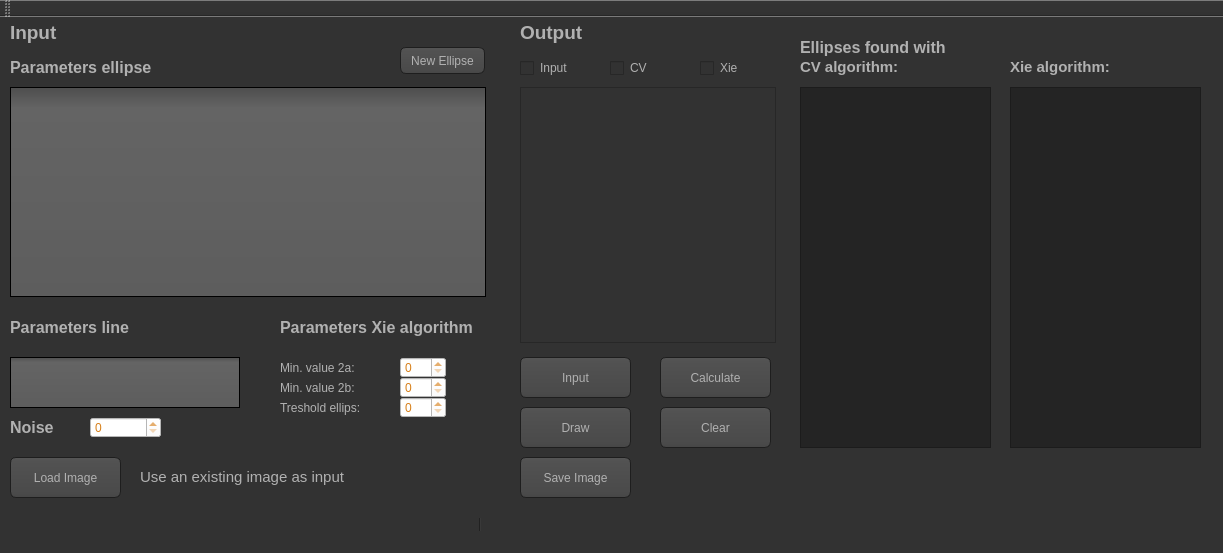
<?xml version="1.0" encoding="UTF-8"?>
<ui version="4.0">
 <class>MainWindow</class>
 <widget class="QMainWindow" name="MainWindow">
  <property name="geometry">
   <rect>
    <x>0</x>
    <y>0</y>
    <width>1223</width>
    <height>553</height>
   </rect>
  </property>
  <property name="windowTitle">
   <string>MainWindow</string>
  </property>
  <property name="autoFillBackground">
   <bool>false</bool>
  </property>
  <property name="styleSheet">
   <string notr="true">QToolTip
{
     border: 1px solid black;
     background-color: #ffa02f;
     padding: 1px;
     border-radius: 3px;
     opacity: 100;
}

QWidget
{
    color: #b1b1b1;
    background-color: #323232;
}

QWidget:item:hover
{
    background-color: QLinearGradient( x1: 0, y1: 0, x2: 0, y2: 1, stop: 0 #ffa02f, stop: 1 #ca0619);
    color: #000000;
}

QWidget:item:selected
{
    background-color: QLinearGradient( x1: 0, y1: 0, x2: 0, y2: 1, stop: 0 #ffa02f, stop: 1 #d7801a);
}

QMenuBar::item
{
    background: transparent;
}

QMenuBar::item:selected
{
    background: transparent;
    border: 1px solid #ffaa00;
}

QMenuBar::item:pressed
{
    background: #444;
    border: 1px solid #000;
    background-color: QLinearGradient(
        x1:0, y1:0,
        x2:0, y2:1,
        stop:1 #212121,
        stop:0.4 #343434/*,
        stop:0.2 #343434,
        stop:0.1 #ffaa00*/
    );
    margin-bottom:-1px;
    padding-bottom:1px;
}

QMenu
{
    border: 1px solid #000;
}

QMenu::item
{
    padding: 2px 20px 2px 20px;
}

QMenu::item:selected
{
    color: #000000;
}

QWidget:disabled
{
    color: #404040;
    background-color: #323232;
}

QAbstractItemView
{
    background-color: QLinearGradient( x1: 0, y1: 0, x2: 0, y2: 1, stop: 0 #4d4d4d, stop: 0.1 #646464, stop: 1 #5d5d5d);
}

QWidget:focus
{
    /*border: 2px solid QLinearGradient( x1: 0, y1: 0, x2: 0, y2: 1, stop: 0 #ffa02f, stop: 1 #d7801a);*/
}

QLineEdit
{
    background-color: QLinearGradient( x1: 0, y1: 0, x2: 0, y2: 1, stop: 0 #4d4d4d, stop: 0 #646464, stop: 1 #5d5d5d);
    padding: 1px;
    border-style: solid;
    border: 1px solid #1e1e1e;
    border-radius: 5;
}

QPushButton
{
    color: #b1b1b1;
    background-color: QLinearGradient( x1: 0, y1: 0, x2: 0, y2: 1, stop: 0 #565656, stop: 0.1 #525252, stop: 0.5 #4e4e4e, stop: 0.9 #4a4a4a, stop: 1 #464646);
    border-width: 1px;
    border-color: #1e1e1e;
    border-style: solid;
    border-radius: 6;
    padding: 3px;
    font-size: 12px;
    padding-left: 5px;
    padding-right: 5px;
}

QPushButton:pressed
{
    background-color: QLinearGradient( x1: 0, y1: 0, x2: 0, y2: 1, stop: 0 #2d2d2d, stop: 0.1 #2b2b2b, stop: 0.5 #292929, stop: 0.9 #282828, stop: 1 #252525);
}

QComboBox
{
    selection-background-color: #ffaa00;
    background-color: QLinearGradient( x1: 0, y1: 0, x2: 0, y2: 1, stop: 0 #565656, stop: 0.1 #525252, stop: 0.5 #4e4e4e, stop: 0.9 #4a4a4a, stop: 1 #464646);
    border-style: solid;
    border: 1px solid #1e1e1e;
    border-radius: 5;
}

QComboBox:hover,QPushButton:hover
{
    border: 2px solid QLinearGradient( x1: 0, y1: 0, x2: 0, y2: 1, stop: 0 #ffa02f, stop: 1 #d7801a);
}


QComboBox:on
{
    padding-top: 3px;
    padding-left: 4px;
    background-color: QLinearGradient( x1: 0, y1: 0, x2: 0, y2: 1, stop: 0 #2d2d2d, stop: 0.1 #2b2b2b, stop: 0.5 #292929, stop: 0.9 #282828, stop: 1 #252525);
    selection-background-color: #ffaa00;
}

QComboBox QAbstractItemView
{
    border: 2px solid darkgray;
    selection-background-color: QLinearGradient( x1: 0, y1: 0, x2: 0, y2: 1, stop: 0 #ffa02f, stop: 1 #d7801a);
}

QComboBox::drop-down
{
     subcontrol-origin: padding;
     subcontrol-position: top right;
     width: 15px;

     border-left-width: 0px;
     border-left-color: darkgray;
     border-left-style: solid; /* just a single line */
     border-top-right-radius: 3px; /* same radius as the QComboBox */
     border-bottom-right-radius: 3px;
 }

QComboBox::down-arrow
{
     image: url(:/down_arrow.png);
}

QGroupBox:focus
{
border: 2px solid QLinearGradient( x1: 0, y1: 0, x2: 0, y2: 1, stop: 0 #ffa02f, stop: 1 #d7801a);
}

QTextEdit:focus
{
    border: 2px solid QLinearGradient( x1: 0, y1: 0, x2: 0, y2: 1, stop: 0 #ffa02f, stop: 1 #d7801a);
}

QScrollBar:horizontal {
     border: 1px solid #222222;
     background: QLinearGradient( x1: 0, y1: 0, x2: 0, y2: 1, stop: 0.0 #121212, stop: 0.2 #282828, stop: 1 #484848);
     height: 7px;
     margin: 0px 16px 0 16px;
}

QScrollBar::handle:horizontal
{
      background: QLinearGradient( x1: 0, y1: 0, x2: 1, y2: 0, stop: 0 #ffa02f, stop: 0.5 #d7801a, stop: 1 #ffa02f);
      min-height: 20px;
      border-radius: 2px;
}

QScrollBar::add-line:horizontal {
      border: 1px solid #1b1b19;
      border-radius: 2px;
      background: QLinearGradient( x1: 0, y1: 0, x2: 1, y2: 0, stop: 0 #ffa02f, stop: 1 #d7801a);
      width: 14px;
      subcontrol-position: right;
      subcontrol-origin: margin;
}

QScrollBar::sub-line:horizontal {
      border: 1px solid #1b1b19;
      border-radius: 2px;
      background: QLinearGradient( x1: 0, y1: 0, x2: 1, y2: 0, stop: 0 #ffa02f, stop: 1 #d7801a);
      width: 14px;
     subcontrol-position: left;
     subcontrol-origin: margin;
}

QScrollBar::right-arrow:horizontal, QScrollBar::left-arrow:horizontal
{
      border: 1px solid black;
      width: 1px;
      height: 1px;
      background: white;
}

QScrollBar::add-page:horizontal, QScrollBar::sub-page:horizontal
{
      background: none;
}

QScrollBar:vertical
{
      background: QLinearGradient( x1: 0, y1: 0, x2: 1, y2: 0, stop: 0.0 #121212, stop: 0.2 #282828, stop: 1 #484848);
      width: 7px;
      margin: 16px 0 16px 0;
      border: 1px solid #222222;
}

QScrollBar::handle:vertical
{
      background: QLinearGradient( x1: 0, y1: 0, x2: 0, y2: 1, stop: 0 #ffa02f, stop: 0.5 #d7801a, stop: 1 #ffa02f);
      min-height: 20px;
      border-radius: 2px;
}

QScrollBar::add-line:vertical
{
      border: 1px solid #1b1b19;
      border-radius: 2px;
      background: QLinearGradient( x1: 0, y1: 0, x2: 0, y2: 1, stop: 0 #ffa02f, stop: 1 #d7801a);
      height: 14px;
      subcontrol-position: bottom;
      subcontrol-origin: margin;
}

QScrollBar::sub-line:vertical
{
      border: 1px solid #1b1b19;
      border-radius: 2px;
      background: QLinearGradient( x1: 0, y1: 0, x2: 0, y2: 1, stop: 0 #d7801a, stop: 1 #ffa02f);
      height: 14px;
      subcontrol-position: top;
      subcontrol-origin: margin;
}

QScrollBar::up-arrow:vertical, QScrollBar::down-arrow:vertical
{
      border: 1px solid black;
      width: 1px;
      height: 1px;
      background: white;
}


QScrollBar::add-page:vertical, QScrollBar::sub-page:vertical
{
      background: none;
}

QTextEdit
{
    background-color: #242424;
}

QPlainTextEdit
{
    background-color: #242424;
}

QHeaderView::section
{
    background-color: QLinearGradient(x1:0, y1:0, x2:0, y2:1, stop:0 #616161, stop: 0.5 #505050, stop: 0.6 #434343, stop:1 #656565);
    color: white;
    padding-left: 4px;
    border: 1px solid #6c6c6c;
}

QCheckBox:disabled
{
color: #414141;
}

QDockWidget::title
{
    text-align: center;
    spacing: 3px; /* spacing between items in the tool bar */
    background-color: QLinearGradient(x1:0, y1:0, x2:0, y2:1, stop:0 #323232, stop: 0.5 #242424, stop:1 #323232);
}

QDockWidget::close-button, QDockWidget::float-button
{
    text-align: center;
    spacing: 1px; /* spacing between items in the tool bar */
    background-color: QLinearGradient(x1:0, y1:0, x2:0, y2:1, stop:0 #323232, stop: 0.5 #242424, stop:1 #323232);
}

QDockWidget::close-button:hover, QDockWidget::float-button:hover
{
    background: #242424;
}

QDockWidget::close-button:pressed, QDockWidget::float-button:pressed
{
    padding: 1px -1px -1px 1px;
}

QMainWindow::separator
{
    background-color: QLinearGradient(x1:0, y1:0, x2:0, y2:1, stop:0 #161616, stop: 0.5 #151515, stop: 0.6 #212121, stop:1 #343434);
    color: white;
    padding-left: 4px;
    border: 1px solid #4c4c4c;
    spacing: 3px; /* spacing between items in the tool bar */
}

QMainWindow::separator:hover
{

    background-color: QLinearGradient(x1:0, y1:0, x2:0, y2:1, stop:0 #d7801a, stop:0.5 #b56c17 stop:1 #ffa02f);
    color: white;
    padding-left: 4px;
    border: 1px solid #6c6c6c;
    spacing: 3px; /* spacing between items in the tool bar */
}

QToolBar::handle
{
     spacing: 3px; /* spacing between items in the tool bar */
     background: url(:/images/handle.png);
}

QMenu::separator
{
    height: 2px;
    background-color: QLinearGradient(x1:0, y1:0, x2:0, y2:1, stop:0 #161616, stop: 0.5 #151515, stop: 0.6 #212121, stop:1 #343434);
    color: white;
    padding-left: 4px;
    margin-left: 10px;
    margin-right: 5px;
}

QProgressBar
{
    border: 2px solid grey;
    border-radius: 5px;
    text-align: center;
}

QProgressBar::chunk
{
    background-color: #d7801a;
    width: 2.15px;
    margin: 0.5px;
}

QTabBar::tab {
    color: #b1b1b1;
    border: 1px solid #444;
    border-bottom-style: none;
    background-color: #323232;
    padding-left: 10px;
    padding-right: 10px;
    padding-top: 3px;
    padding-bottom: 2px;
    margin-right: -1px;
}

QTabWidget::pane {
    border: 1px solid #444;
    top: 1px;
}

QTabBar::tab:last
{
    margin-right: 0; /* the last selected tab has nothing to overlap with on the right */
    border-top-right-radius: 3px;
}

QTabBar::tab:first:!selected
{
 margin-left: 0px; /* the last selected tab has nothing to overlap with on the right */


    border-top-left-radius: 3px;
}

QTabBar::tab:!selected
{
    color: #b1b1b1;
    border-bottom-style: solid;
    margin-top: 3px;
    background-color: QLinearGradient(x1:0, y1:0, x2:0, y2:1, stop:1 #212121, stop:.4 #343434);
}

QTabBar::tab:selected
{
    border-top-left-radius: 3px;
    border-top-right-radius: 3px;
    margin-bottom: 0px;
}

QTabBar::tab:!selected:hover
{
    /*border-top: 2px solid #ffaa00;
    padding-bottom: 3px;*/
    border-top-left-radius: 3px;
    border-top-right-radius: 3px;
    background-color: QLinearGradient(x1:0, y1:0, x2:0, y2:1, stop:1 #212121, stop:0.4 #343434, stop:0.2 #343434, stop:0.1 #ffaa00);
}

QRadioButton::indicator:checked, QRadioButton::indicator:unchecked{
    color: #b1b1b1;
    background-color: #323232;
    border: 1px solid #b1b1b1;
    border-radius: 6px;
}

QRadioButton::indicator:checked
{
    background-color: qradialgradient(
        cx: 0.5, cy: 0.5,
        fx: 0.5, fy: 0.5,
        radius: 1.0,
        stop: 0.25 #ffaa00,
        stop: 0.3 #323232
    );
}

QRadioButton::indicator
{
    border-radius: 6px;
}

QRadioButton::indicator:hover, QCheckBox::indicator:hover
{
    border: 1px solid #ffaa00;
}

QCheckBox::indicator:disabled, QRadioButton::indicator:disabled
{
    border: 1px solid #444;
}</string>
  </property>
  <widget class="QWidget" name="centralWidget">
   <widget class="Line" name="line">
    <property name="geometry">
     <rect>
      <x>0</x>
      <y>420</y>
      <width>481</width>
      <height>16</height>
     </rect>
    </property>
    <property name="orientation">
     <enum>Qt::Horizontal</enum>
    </property>
   </widget>
   <widget class="Line" name="line_2">
    <property name="geometry">
     <rect>
      <x>470</x>
      <y>0</y>
      <width>20</width>
      <height>541</height>
     </rect>
    </property>
    <property name="orientation">
     <enum>Qt::Vertical</enum>
    </property>
   </widget>
   <widget class="QWidget" name="Input_widget" native="true">
    <property name="geometry">
     <rect>
      <x>0</x>
      <y>0</y>
      <width>501</width>
      <height>431</height>
     </rect>
    </property>
    <property name="styleSheet">
     <string notr="true"/>
    </property>
    <widget class="QLabel" name="input_lable">
     <property name="geometry">
      <rect>
       <x>10</x>
       <y>0</y>
       <width>61</width>
       <height>31</height>
      </rect>
     </property>
     <property name="text">
      <string>&lt;html&gt;&lt;head/&gt;&lt;body&gt;&lt;p&gt;&lt;span style=&quot; font-size:14pt; font-weight:600;&quot;&gt;Input&lt;/span&gt;&lt;/p&gt;&lt;/body&gt;&lt;/html&gt;</string>
     </property>
    </widget>
    <widget class="QTableWidget" name="parametersEllips">
     <property name="geometry">
      <rect>
       <x>10</x>
       <y>70</y>
       <width>476</width>
       <height>210</height>
      </rect>
     </property>
     <property name="horizontalScrollBarPolicy">
      <enum>Qt::ScrollBarAlwaysOff</enum>
     </property>
    </widget>
    <widget class="QLabel" name="parametersEllips_label">
     <property name="geometry">
      <rect>
       <x>10</x>
       <y>40</y>
       <width>141</width>
       <height>21</height>
      </rect>
     </property>
     <property name="text">
      <string>&lt;html&gt;&lt;head/&gt;&lt;body&gt;&lt;p&gt;&lt;span style=&quot; font-size:12pt; font-weight:600;&quot;&gt;Parameters ellipse&lt;/span&gt;&lt;/p&gt;&lt;/body&gt;&lt;/html&gt;</string>
     </property>
    </widget>
    <widget class="QLabel" name="parametersLine_label">
     <property name="geometry">
      <rect>
       <x>10</x>
       <y>300</y>
       <width>141</width>
       <height>21</height>
      </rect>
     </property>
     <property name="text">
      <string>&lt;html&gt;&lt;head/&gt;&lt;body&gt;&lt;p&gt;&lt;span style=&quot; font-size:12pt; font-weight:600;&quot;&gt;Parameters line&lt;/span&gt;&lt;/p&gt;&lt;/body&gt;&lt;/html&gt;</string>
     </property>
    </widget>
    <widget class="QTableWidget" name="parametersLine">
     <property name="geometry">
      <rect>
       <x>10</x>
       <y>340</y>
       <width>230</width>
       <height>51</height>
      </rect>
     </property>
    </widget>
    <widget class="QLabel" name="noise_label">
     <property name="geometry">
      <rect>
       <x>10</x>
       <y>400</y>
       <width>51</width>
       <height>21</height>
      </rect>
     </property>
     <property name="text">
      <string>&lt;html&gt;&lt;head/&gt;&lt;body&gt;&lt;p&gt;&lt;span style=&quot; font-size:12pt; font-weight:600;&quot;&gt;Noise&lt;/span&gt;&lt;/p&gt;&lt;/body&gt;&lt;/html&gt;</string>
     </property>
    </widget>
    <widget class="QSpinBox" name="noiseSpinBox">
     <property name="geometry">
      <rect>
       <x>90</x>
       <y>400</y>
       <width>71</width>
       <height>21</height>
      </rect>
     </property>
     <property name="styleSheet">
      <string notr="true">background-color: rgb(255, 255, 255);
color: rgb(215, 128, 26);

</string>
     </property>
    </widget>
    <widget class="QLabel" name="parametersXielabel">
     <property name="geometry">
      <rect>
       <x>280</x>
       <y>300</y>
       <width>201</width>
       <height>21</height>
      </rect>
     </property>
     <property name="text">
      <string>&lt;html&gt;&lt;head/&gt;&lt;body&gt;&lt;p&gt;&lt;span style=&quot; font-size:12pt; font-weight:600;&quot;&gt;Parameters Xie algorithm&lt;/span&gt;&lt;/p&gt;&lt;/body&gt;&lt;/html&gt;</string>
     </property>
    </widget>
    <widget class="QSpinBox" name="minVal2aSpinBox">
     <property name="geometry">
      <rect>
       <x>400</x>
       <y>340</y>
       <width>46</width>
       <height>21</height>
      </rect>
     </property>
     <property name="autoFillBackground">
      <bool>false</bool>
     </property>
     <property name="styleSheet">
      <string notr="true">background-color: rgb(255, 255, 255);
color: rgb(215, 128, 26);

</string>
     </property>
    </widget>
    <widget class="QLabel" name="label">
     <property name="geometry">
      <rect>
       <x>280</x>
       <y>340</y>
       <width>101</width>
       <height>21</height>
      </rect>
     </property>
     <property name="text">
      <string>Min. value 2a:</string>
     </property>
    </widget>
    <widget class="QLabel" name="label_2">
     <property name="geometry">
      <rect>
       <x>280</x>
       <y>360</y>
       <width>101</width>
       <height>21</height>
      </rect>
     </property>
     <property name="text">
      <string>Min. value 2b:</string>
     </property>
    </widget>
    <widget class="QSpinBox" name="minVal2bSpinBox">
     <property name="geometry">
      <rect>
       <x>400</x>
       <y>360</y>
       <width>46</width>
       <height>21</height>
      </rect>
     </property>
     <property name="styleSheet">
      <string notr="true">background-color: rgb(255, 255, 255);
color: rgb(215, 128, 26);

</string>
     </property>
    </widget>
    <widget class="QSpinBox" name="tresholdSpinBox">
     <property name="geometry">
      <rect>
       <x>400</x>
       <y>380</y>
       <width>46</width>
       <height>21</height>
      </rect>
     </property>
     <property name="styleSheet">
      <string notr="true">background-color: rgb(255, 255, 255);
color: rgb(215, 128, 26);

</string>
     </property>
    </widget>
    <widget class="QLabel" name="label_3">
     <property name="geometry">
      <rect>
       <x>280</x>
       <y>380</y>
       <width>101</width>
       <height>21</height>
      </rect>
     </property>
     <property name="text">
      <string>Treshold ellips:</string>
     </property>
    </widget>
    <widget class="QPushButton" name="addLineButton">
     <property name="geometry">
      <rect>
       <x>400</x>
       <y>30</y>
       <width>85</width>
       <height>27</height>
      </rect>
     </property>
     <property name="text">
      <string>New Ellipse</string>
     </property>
    </widget>
   </widget>
   <widget class="QWidget" name="loadImage_widget" native="true">
    <property name="geometry">
     <rect>
      <x>0</x>
      <y>430</y>
      <width>481</width>
      <height>71</height>
     </rect>
    </property>
    <property name="styleSheet">
     <string notr="true"/>
    </property>
    <widget class="QPushButton" name="loadImage">
     <property name="geometry">
      <rect>
       <x>10</x>
       <y>10</y>
       <width>111</width>
       <height>41</height>
      </rect>
     </property>
     <property name="text">
      <string>Load Image</string>
     </property>
    </widget>
    <widget class="QLabel" name="loadImage_label">
     <property name="geometry">
      <rect>
       <x>140</x>
       <y>20</y>
       <width>261</width>
       <height>21</height>
      </rect>
     </property>
     <property name="text">
      <string>&lt;html&gt;&lt;head/&gt;&lt;body&gt;&lt;p&gt;&lt;span style=&quot; font-size:11pt;&quot;&gt;Use an existing image as input&lt;/span&gt;&lt;/p&gt;&lt;/body&gt;&lt;/html&gt;</string>
     </property>
    </widget>
   </widget>
   <widget class="QWidget" name="output_widget" native="true">
    <property name="geometry">
     <rect>
      <x>500</x>
      <y>0</y>
      <width>701</width>
      <height>491</height>
     </rect>
    </property>
    <property name="styleSheet">
     <string notr="true"/>
    </property>
    <widget class="QLabel" name="CValgorithm_label">
     <property name="geometry">
      <rect>
       <x>300</x>
       <y>40</y>
       <width>111</width>
       <height>21</height>
      </rect>
     </property>
     <property name="text">
      <string>&lt;html&gt;&lt;head/&gt;&lt;body&gt;&lt;p&gt;&lt;span style=&quot; font-size:11pt; font-weight:600;&quot;&gt;CV algorithm:&lt;/span&gt;&lt;/p&gt;&lt;/body&gt;&lt;/html&gt;</string>
     </property>
    </widget>
    <widget class="QLabel" name="xieAlgorithm_label">
     <property name="geometry">
      <rect>
       <x>510</x>
       <y>40</y>
       <width>121</width>
       <height>21</height>
      </rect>
     </property>
     <property name="text">
      <string>&lt;html&gt;&lt;head/&gt;&lt;body&gt;&lt;p&gt;&lt;span style=&quot; font-size:11pt; font-weight:600;&quot;&gt;Xie algorithm:&lt;/span&gt;&lt;/p&gt;&lt;/body&gt;&lt;/html&gt;</string>
     </property>
    </widget>
    <widget class="QLabel" name="CValgorithm_label_2">
     <property name="geometry">
      <rect>
       <x>300</x>
       <y>20</y>
       <width>161</width>
       <height>21</height>
      </rect>
     </property>
     <property name="text">
      <string>&lt;html&gt;&lt;head/&gt;&lt;body&gt;&lt;p&gt;&lt;span style=&quot; font-size:12pt; font-weight:600;&quot;&gt;Ellipses found with&lt;/span&gt;&lt;/p&gt;&lt;/body&gt;&lt;/html&gt;</string>
     </property>
    </widget>
    <widget class="QGraphicsView" name="graphicsView">
     <property name="geometry">
      <rect>
       <x>20</x>
       <y>70</y>
       <width>256</width>
       <height>256</height>
      </rect>
     </property>
     <property name="verticalScrollBarPolicy">
      <enum>Qt::ScrollBarAlwaysOff</enum>
     </property>
     <property name="horizontalScrollBarPolicy">
      <enum>Qt::ScrollBarAlwaysOff</enum>
     </property>
    </widget>
    <widget class="QCheckBox" name="input_check">
     <property name="geometry">
      <rect>
       <x>20</x>
       <y>40</y>
       <width>86</width>
       <height>22</height>
      </rect>
     </property>
     <property name="text">
      <string>Input</string>
     </property>
    </widget>
    <widget class="QCheckBox" name="CV_check">
     <property name="geometry">
      <rect>
       <x>110</x>
       <y>40</y>
       <width>71</width>
       <height>22</height>
      </rect>
     </property>
     <property name="text">
      <string>CV</string>
     </property>
    </widget>
    <widget class="QCheckBox" name="Xie_check">
     <property name="geometry">
      <rect>
       <x>200</x>
       <y>40</y>
       <width>71</width>
       <height>22</height>
      </rect>
     </property>
     <property name="text">
      <string>Xie</string>
     </property>
    </widget>
    <widget class="QLabel" name="output_label">
     <property name="geometry">
      <rect>
       <x>20</x>
       <y>0</y>
       <width>71</width>
       <height>31</height>
      </rect>
     </property>
     <property name="text">
      <string>&lt;html&gt;&lt;head/&gt;&lt;body&gt;&lt;p&gt;&lt;span style=&quot; font-size:14pt; font-weight:600;&quot;&gt;Output&lt;/span&gt;&lt;/p&gt;&lt;/body&gt;&lt;/html&gt;</string>
     </property>
    </widget>
    <widget class="QPushButton" name="input">
     <property name="geometry">
      <rect>
       <x>20</x>
       <y>340</y>
       <width>111</width>
       <height>41</height>
      </rect>
     </property>
     <property name="text">
      <string>Input</string>
     </property>
    </widget>
    <widget class="QPushButton" name="saveImage">
     <property name="geometry">
      <rect>
       <x>20</x>
       <y>440</y>
       <width>111</width>
       <height>41</height>
      </rect>
     </property>
     <property name="text">
      <string>Save Image</string>
     </property>
    </widget>
    <widget class="QPushButton" name="calculate">
     <property name="geometry">
      <rect>
       <x>160</x>
       <y>340</y>
       <width>111</width>
       <height>41</height>
      </rect>
     </property>
     <property name="text">
      <string>Calculate</string>
     </property>
    </widget>
    <widget class="QPushButton" name="clear">
     <property name="geometry">
      <rect>
       <x>160</x>
       <y>390</y>
       <width>111</width>
       <height>41</height>
      </rect>
     </property>
     <property name="text">
      <string>Clear</string>
     </property>
    </widget>
    <widget class="QTextBrowser" name="CV_text">
     <property name="geometry">
      <rect>
       <x>300</x>
       <y>70</y>
       <width>191</width>
       <height>361</height>
      </rect>
     </property>
    </widget>
    <widget class="QTextBrowser" name="Xie_text">
     <property name="geometry">
      <rect>
       <x>510</x>
       <y>70</y>
       <width>191</width>
       <height>361</height>
      </rect>
     </property>
    </widget>
    <widget class="QPushButton" name="draw">
     <property name="geometry">
      <rect>
       <x>20</x>
       <y>390</y>
       <width>111</width>
       <height>41</height>
      </rect>
     </property>
     <property name="text">
      <string>Draw</string>
     </property>
    </widget>
    <zorder>clear</zorder>
    <zorder>CValgorithm_label</zorder>
    <zorder>xieAlgorithm_label</zorder>
    <zorder>CValgorithm_label_2</zorder>
    <zorder>graphicsView</zorder>
    <zorder>input_check</zorder>
    <zorder>CV_check</zorder>
    <zorder>Xie_check</zorder>
    <zorder>output_label</zorder>
    <zorder>input</zorder>
    <zorder>saveImage</zorder>
    <zorder>calculate</zorder>
    <zorder>CV_text</zorder>
    <zorder>Xie_text</zorder>
    <zorder>draw</zorder>
   </widget>
  </widget>
  <widget class="QMenuBar" name="menuBar">
   <property name="geometry">
    <rect>
     <x>0</x>
     <y>0</y>
     <width>1223</width>
     <height>27</height>
    </rect>
   </property>
  </widget>
  <widget class="QToolBar" name="mainToolBar">
   <property name="styleSheet">
    <string notr="true"/>
   </property>
   <attribute name="toolBarArea">
    <enum>TopToolBarArea</enum>
   </attribute>
   <attribute name="toolBarBreak">
    <bool>false</bool>
   </attribute>
  </widget>
  <widget class="QStatusBar" name="statusBar"/>
 </widget>
 <layoutdefault spacing="6" margin="11"/>
 <resources/>
 <connections/>
</ui>
